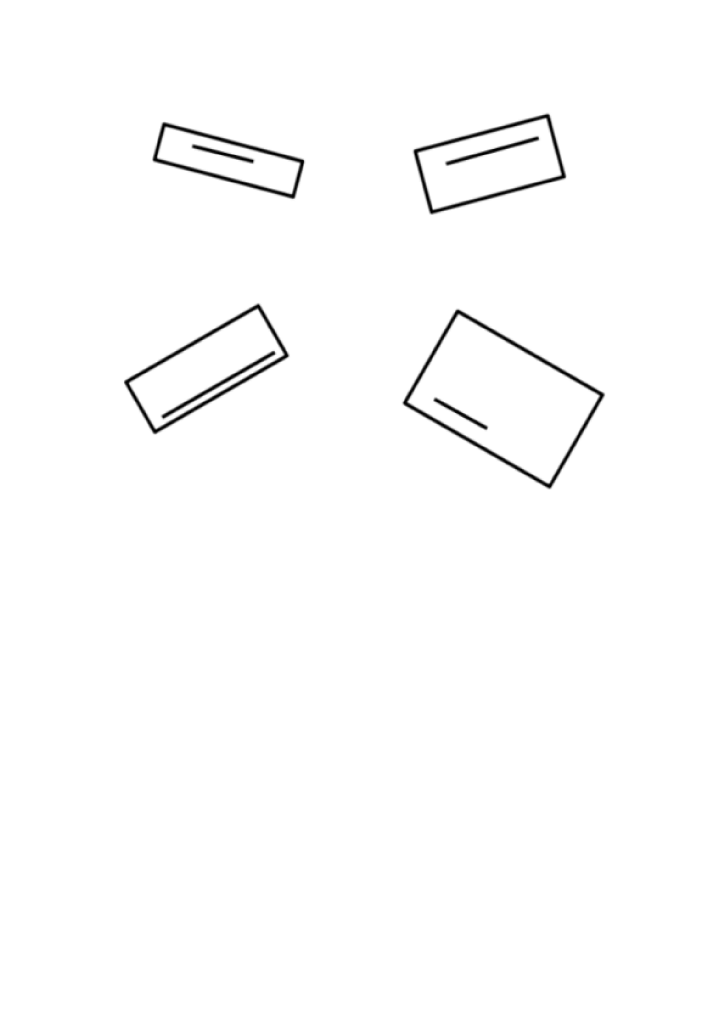
#> input picture Task2(rectangle_alignment)/input_image.jpg, 2898 x 4094 px (shown at 1/4 size)
$ python rectangle_alignment.py
#> lines starting #> are read from the running program, lines starting #| are printed output that depends on the picture; after the words box and inside, x2 and y2 are one past the last pixel; in counts of white or black regions, pixels touching at a corner belong together
import matplotlib.pyplot as plt
from typing import *

import cv2
import numpy as np

# Path to the input image
image_path = "./input_image.jpg"

# Read and resize image
img = cv2.imread(image_path, cv2.IMREAD_UNCHANGED)  # original size (4094, 2898, 3)
#> img is the input picture: shape (4094, 2898, 3); min 0, max 255, mean 252.4
cropped_img = img[150:2150, 250:2700, :]  # cropped size (2000, 2450, 3)
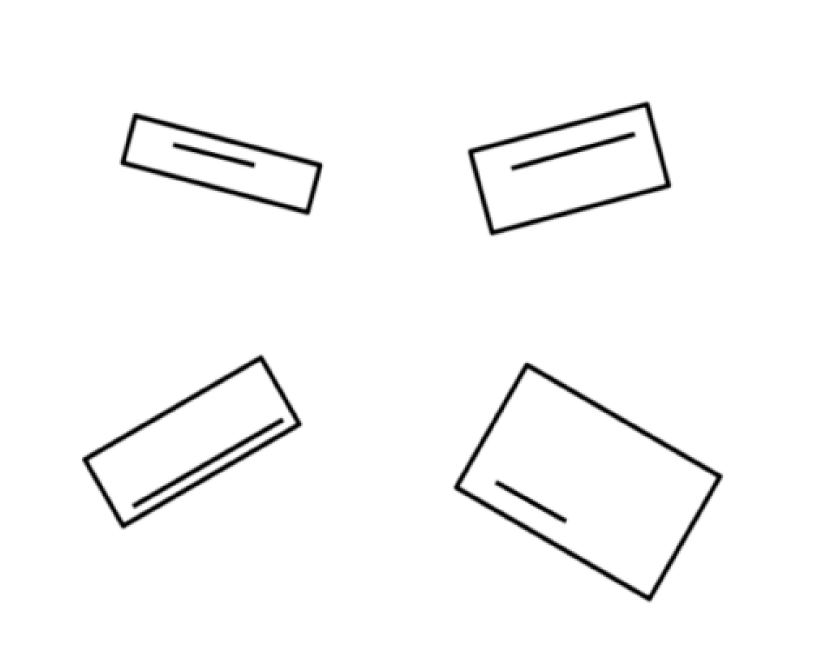
#> cropped_img: shape (2000, 2450, 3) (shown at 1/3 size); min 0, max 255, mean 248.8
width = int(cropped_img.shape[1] * 0.25)
#> width = 612
height = int(cropped_img.shape[0] * 0.25)
#> height = 500
dim = (width, height)
#> dim = (612, 500)
resized = cv2.resize(cropped_img, dim, interpolation=cv2.INTER_AREA)
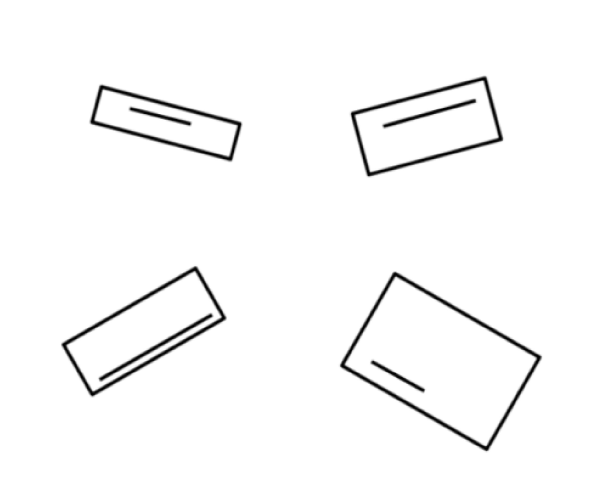
#> resized: shape (500, 612, 3); min 0, max 255, mean 248.8

# Get contours
if resized.shape.__len__() > 2:
    resized = cv2.cvtColor(resized, cv2.COLOR_BGR2GRAY)
#> resized: shape (500, 612)
binary = cv2.bitwise_not(resized)
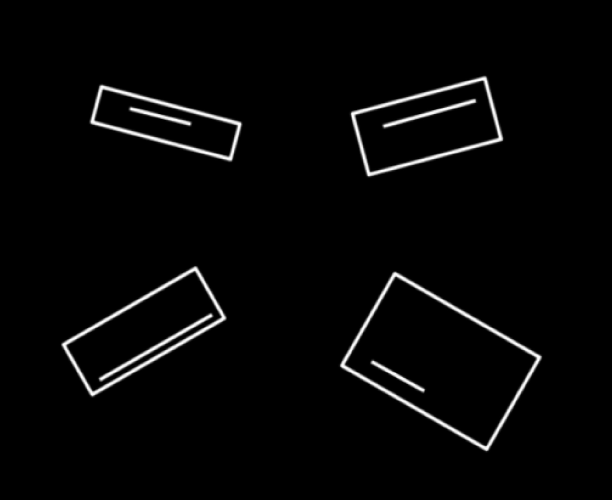
#> binary: shape (500, 612); min 0, max 255, mean 6.2
(contours, _) = cv2.findContours(binary, cv2.RETR_EXTERNAL, cv2.CHAIN_APPROX_NONE)
#> contours = 5 contours, 1 with area under 20; largest, box (x1, y1, x2, y2) and area: (337, 270, 544, 453) 19905, (59, 264, 229, 399) 10497, (348, 74, 505, 179) 10186, (88, 83, 244, 163) 6636

# Align rectangles
copy_img = resized.copy()
for i, c in enumerate(contours):
    # Calculate the area of each contour
    area = cv2.contourArea(c)
    # Skip the contour if the area is less than the 100 threshold
    if area < 100:
        continue

    (x, y, w, h) = cv2.boundingRect(c)

    # Find the minimum area and angle of alignment of the image
    rect = cv2.minAreaRect(c)  # center, width, height, and angle

    box = cv2.boxPoints(rect)
    box = np.intp(box)

    # Retrieve the key parameters of the rotated bounding box
    center = (int(rect[0][0]), int(rect[0][1]))
    width = int(rect[1][0])
    height = int(rect[1][1])
    angle = int(rect[2])

    # Mapping the angle
    if width < height:
        angle = -(90 - angle)
    else:
        angle = angle

    # As cv2.warpAffine expects shape in (length, height)
    shape = (resized.shape[1], resized.shape[0])

    matrix = cv2.getRotationMatrix2D(center=center, angle=angle, scale=1)
    image = cv2.warpAffine(src=resized, M=matrix, dsize=shape)

    copy_img[y:y+h, x:x+w] = image[y:y+h, x:x+w]
#> this loop made 5 passes
#> (area, x, y, w, h, rect, box, center) on passes 2 to 5: (19905, 337, 270, 207, 183, ((440, 361.3), (116.8, 177.2), -60.26), [[488, 456], [334, 368], [392, 266], [545, 354]], (440, 361)), (10497, 59, 264, 170, 135, ((143.3, 331), (163.3, 67.91), -30.17), [[89, 401], [55, 342], [196, 260], [230, 319]], (143, 331)), (6636.5, 88, 83, 156, 80, ((165.3, 122.5), (47.27, 152.7), -74.74), [[232, 165], [85, 125], [97, 79], [245, 119]], (165, 122)), (10185.5, 348, 74, 157, 105, ((426.2, 126.1), (146.5, 73.43), -14.93), [[364, 180], [345, 109], [487, 71], [506, 142]], (426, 126))
#> pass 2, `image = cv2.warpAffine(src=resized, M=matrix, dsize=shape)`:
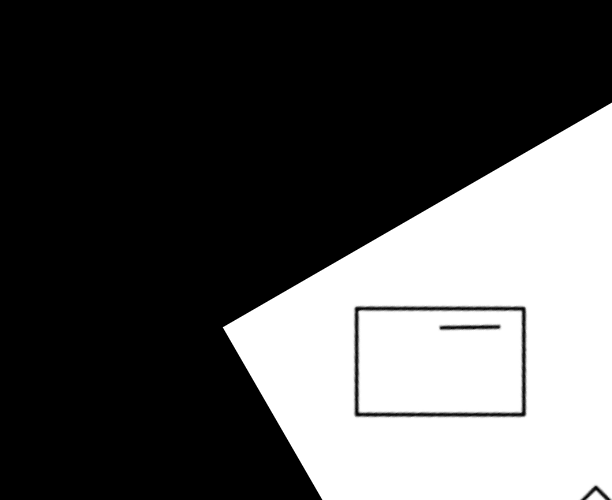
#> image: shape (500, 612); min 0, max 255, mean 83.4
#> pass 3, `image = cv2.warpAffine(src=resized, M=matrix, dsize=shape)`:
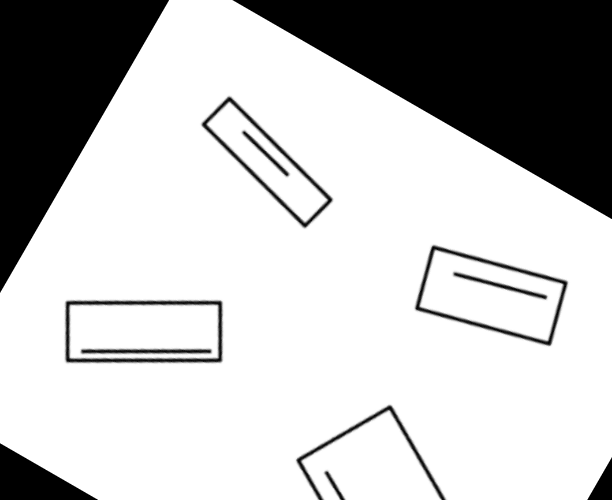
#> image: shape (500, 612); min 0, max 255, mean 191.6
#> after the loop:
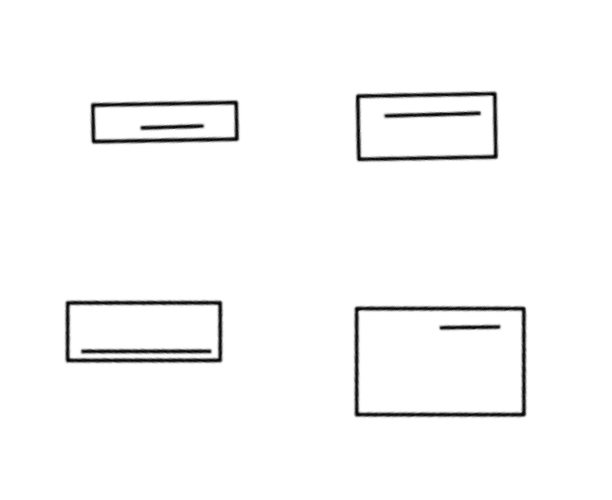
#> copy_img: shape (500, 612); min 1, max 255, mean 248.8

# Save the aligned image
print("Generating final numbered image....")
cv2.imwrite(f'output_image_rectangle_alignment.jpg', copy_img)
plt.imshow(copy_img, cmap='gray')
plt.title("Alignment of rectangles")
plt.show()
